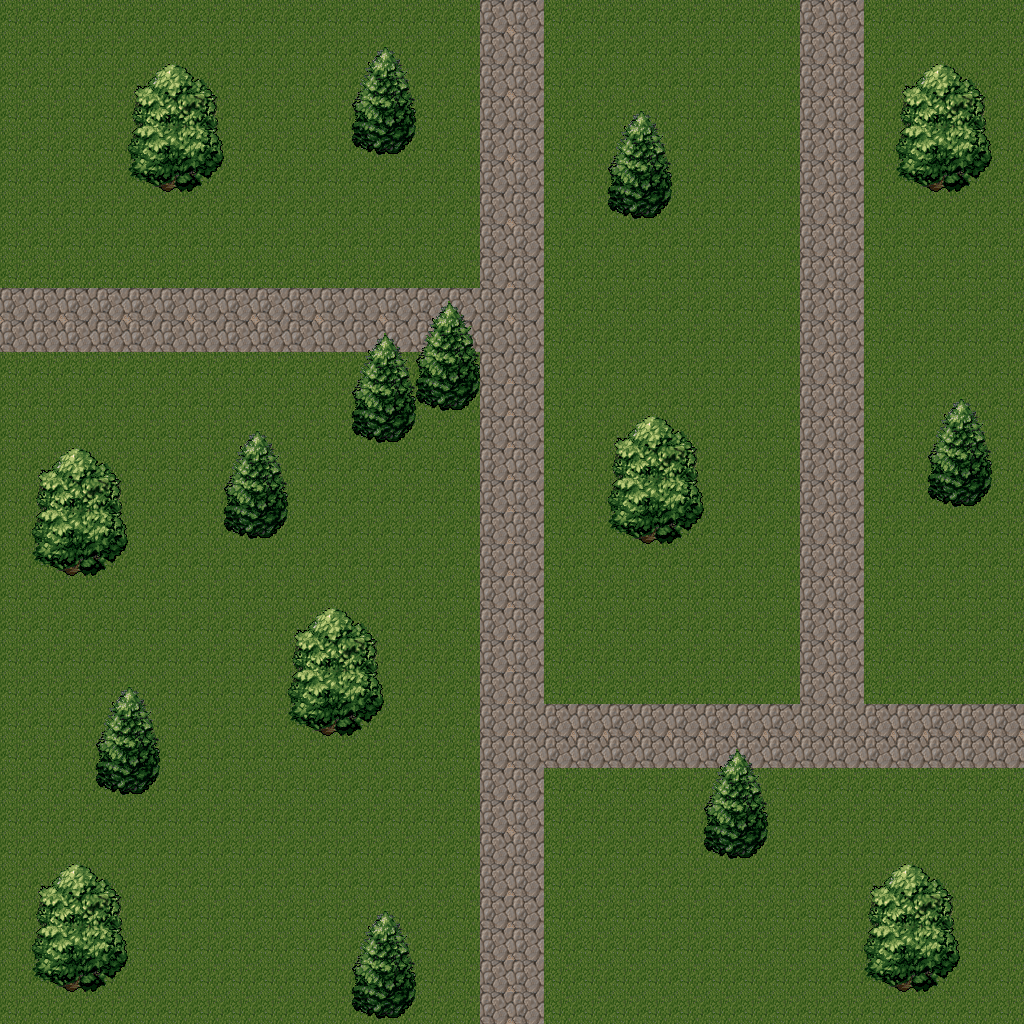

Below is a game level as drawn by its tile map, then a one-line description and the .tmx that defines it (tile-layer data replaced by summaries):
An orthogonal 32x32 tile map with 32x32 px tiles, 3 tile layers (BackGround, Roads, Trees).

<map version="1.0" orientation="orthogonal" renderorder="left-down" width="32" height="32" tilewidth="32" tileheight="32">
 <tileset firstgid="1" name="GivenTileSet" tilewidth="32" tileheight="32">
  <image source="tileset.png" width="512" height="512" />
 </tileset>
 <layer name="BackGround" width="32" height="32">
  <data>[1024 cells, 1024 non-empty, 1 distinct tile ids]</data>
 </layer>
 <layer name="Roads" width="32" height="32">
  <data>[1024 cells, 168 non-empty, 4 distinct tile ids]</data>
 </layer>
 <layer name="Trees" width="32" height="32">
  <data>[1024 cells, 156 non-empty, 20 distinct tile ids]</data>
 </layer>
</map>
